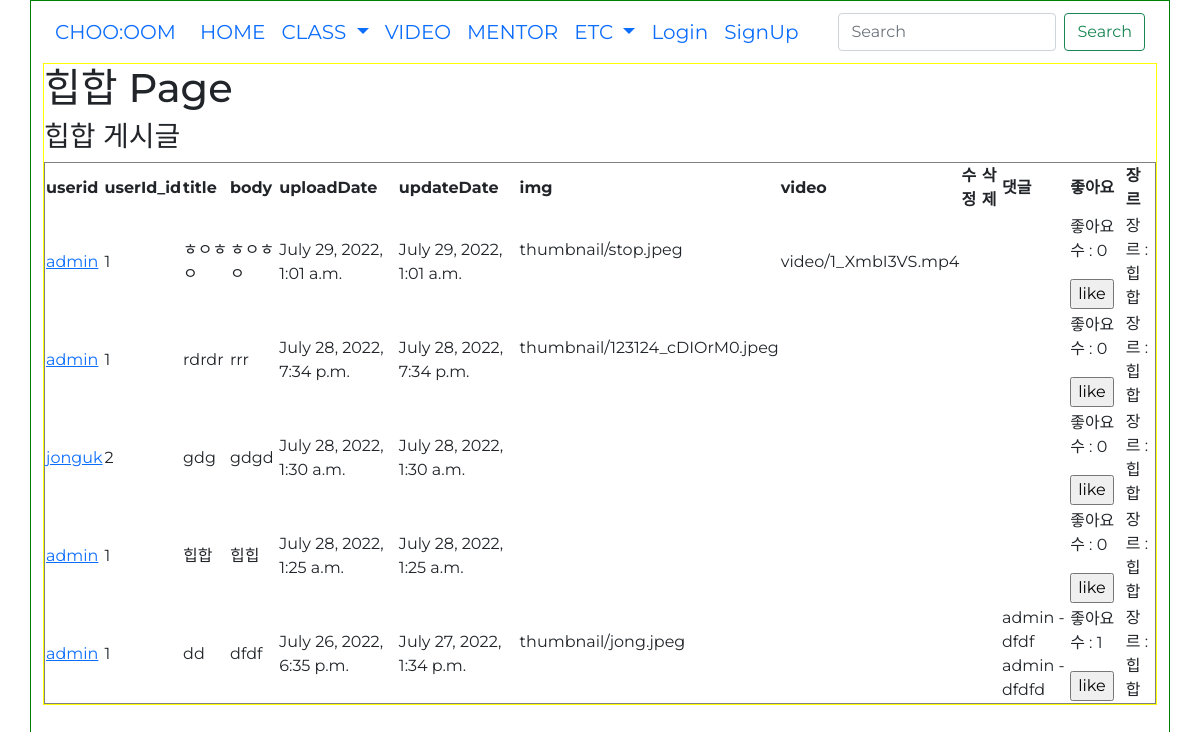
The page /genre?genre_id=1 on the database as committed earlier.
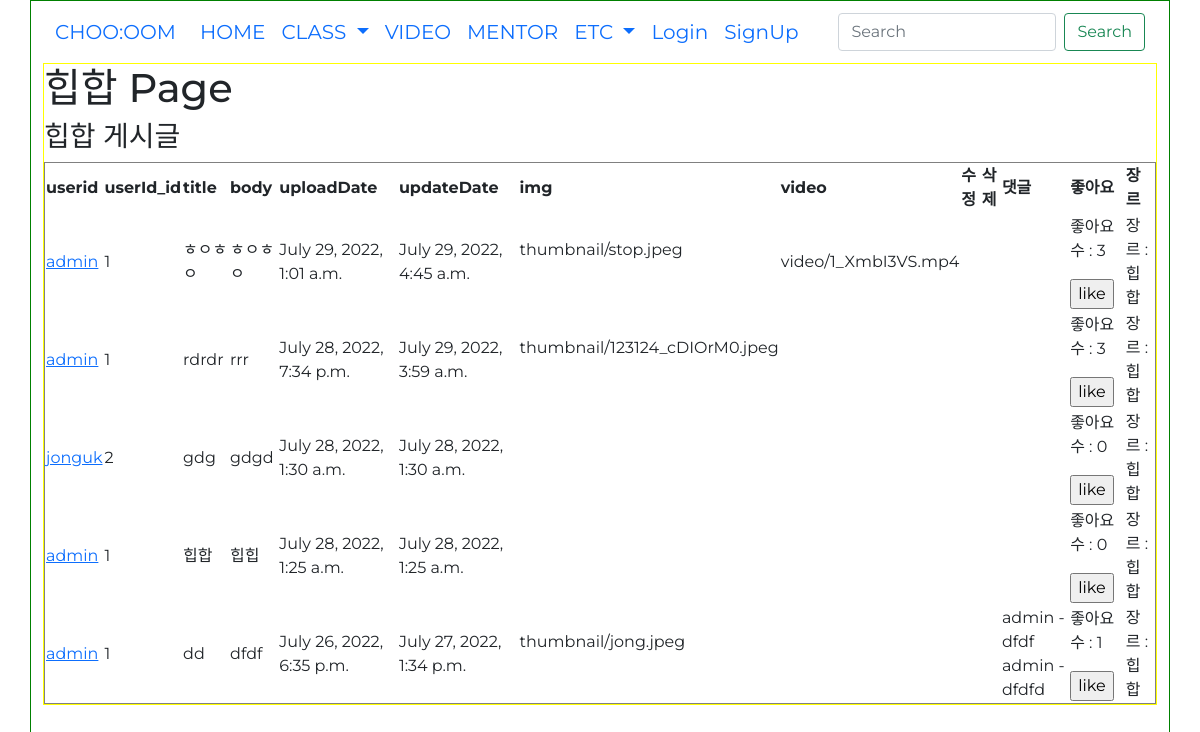
The same page on the database as committed later.
### danceapp/models.py (models this page shows, shortened)
class Post(models.Model):
    userId = models.ForeignKey(userProfile, on_delete=models.CASCADE) # 회원ID # User 모델의 pk를 가져옴
    title = models.CharField(max_length=200) # 제목
    body = models.TextField() # 게시물 설명
    uploadDate = models.DateTimeField(auto_now_add=True) # 처음 업로드 시간
    updateDate = models.DateTimeField(auto_now=True) # 수정 시간
    photo = models.ImageField(blank=True, null=True, upload_to='thumbnail') # 썸네일 # upload_to : static/blog_photo 로 저장해줘
    video = models.FileField(blank=True, null=True, upload_to='video') # 배포시에는 models.FilePathField()사용
    genreName = models.ForeignKey(Genre, null=True, on_delete=models.CASCADE) # 장르
    likes_user = models.ManyToManyField(userProfile, related_name='likes', blank=True) # 좋아요 누른 사람
    likes_count = models.PositiveIntegerField(default=0) # 좋아요 개수

class Genre(models.Model):
    id = models.AutoField(primary_key=True, null=False) # pk
    name = models.CharField(max_length=20) # 장르 이름
    def __str__(self):
        return self.name

### accounts/models.py (models this page shows)
class userProfile(AbstractUser):
    nickname = models.CharField(max_length=50, null=True, blank=True) # 실제 이름
    danceSkill = models.CharField(max_length=10 ,null=True, blank=True) # 상 중 하
    phoneNum = models.IntegerField(null=True, blank=True)
    gender = models.CharField(max_length=10 ,null=True, blank=True)
    createdAt = models.DateTimeField(auto_now_add=True)
    birth = models.DateField(null=True, blank=True)
    def __str__(self):
        return self.username

### danceapp/views.py (the view)
# urls.py: path('genre', views.genre_post, name='genre_post'),
def genre_post(request):
    genre_id = request.GET.get('genre_id', None)
    genre = Genre.objects.get(id=int(genre_id))
    posts = Post.objects.filter().order_by('-updateDate')
    comment_form = CommentForm()
    context = {
        'genre':genre,
        'posts':posts,
        'comment_form':comment_form,
    }
    return render(request, 'genre_post.html', context)

### danceapp/forms.py
class CommentForm(forms.ModelForm):
    class Meta:
        model = Comment
        fields = ['comment']
    def __init__(self, *args, **kwargs):
        super(CommentForm, self).__init__(*args, **kwargs)
        self.fields['comment'].widget.attrs = {
            'class': 'form-control',
            'placeholder': "댓글 입력",
            'rows':10
        }

### danceapp/models.py (called while the page is built)
    def __str__(self):
        return self.comment

### danceapp/templates/genre_post.html (shortened to what this page needs)
{% extends 'base.html' %}
{% block content %}
{% load static %}
<h1>{{ genre.name }} Page</h1>
<h3>{{ genre.name }} 게시글</h3>
<table border="1">
    <tr>
        <th>userid</th>
        <th>userId_id</th>
        <th>title</th>
        <th>body</th>
        <th>uploadDate</th>
        <th>updateDate</th>
        <th>img</th>
        <th>video</th>
        <th>수정</th>
        <th>삭제</th>
        <th>댓글</th>
        <th>좋아요</th>
        <th>장르</th>
    </tr>
    {% for post in posts %}
    {% if post.genreName.name == genre.name %}
    <tr>
        <td><a href="{% url 'post_detail' post.userId_id %}">{{ post.userId }}</a></td>
        <td>{{ post.userId_id }}</td>
        <td>{{ post.title }}</td>
        <td>{{ post.body }}</td>
        <td>{{ post.uploadDate }}</td>
        <td>{{ post.updateDate }}</td>
        <td>
            {% if post.photo %}
            {{ post.photo }} <br>
            {% endif %}
        </td>
        <td>
            {% if post.video %}
            {{ post.video }} <br>
            {% endif %}
        </td>
        <td>
        </td>
        <td>
        </td>
        <td>
            {% for comment in post.comment_set.all %}
            {{ comment.userId }} - {{ comment }}
            <br>
            {% endfor %}
        </td>
        <td>
            <form action="{% url 'likes' post.id %}" method="">
                <p>
                    좋아요 수 : {{ post.likes_count }}
                </p>
                {% if request.user in post.likes_user.all %}
                <input type="submit" value="dislike">
                {% else %}
                <input type="submit" value="like">
                {% endif %}
            </form>
        </td>
        <td>장르 : {{post.genreName}}</td>
    </tr>
    {% endif %}
    {% endfor %}
</table>
{% endblock %}

Rows that differ between the two databases and show on the page:
changed Post "ㅎㅇㅎㅇ": updateDate "July 29, 2022, 1:01 a.m." → "July 29, 2022, 4:45 a.m."; likes_count "0" → "3"
changed Post "rdrdr": updateDate "July 28, 2022, 7:34 p.m." → "July 29, 2022, 3:59 a.m."; likes_count "0" → "3"
